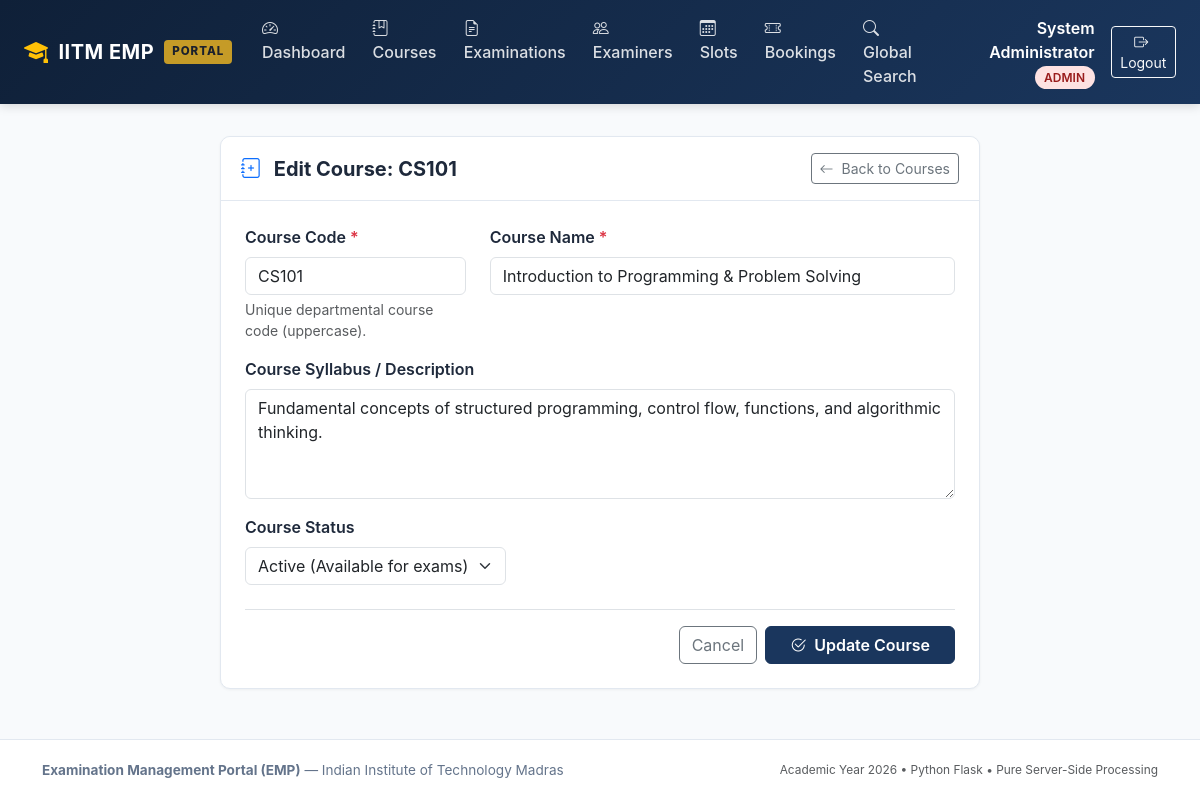
/admin/courses/1/edit (signed in), run on the app's committed database.
### models/user.py (models this page shows, shortened)
class User(UserMixin, db.Model):
    __tablename__ = 'users'
    id = db.Column(db.Integer, primary_key=True, autoincrement=True)
    name = db.Column(db.String(150), nullable=False)
    email = db.Column(db.String(150), unique=True, nullable=False, index=True)
    password_hash = db.Column(db.String(256), nullable=False)
    role = db.Column(db.String(20), nullable=False)
    status = db.Column(db.String(20), nullable=False, default='active')
    created_at = db.Column(db.DateTime, default=datetime.now, nullable=False)
    examiner_profile = db.relationship('ExaminerProfile', back_populates='user', uselist=False, cascade='all, delete-orphan')
    slots = db.relationship('ExaminationSlot', back_populates='examiner', foreign_keys='ExaminationSlot.examiner_id', cascade='all, delete-orphan')
    bookings = db.relationship('Booking', back_populates='student', foreign_keys='Booking.student_id', cascade='all, delete-orphan')

### models/course.py (models this page shows, shortened)
class Course(db.Model):
    __tablename__ = 'courses'
    course_id = db.Column(db.Integer, primary_key=True, autoincrement=True)
    course_code = db.Column(db.String(50), unique=True, nullable=False, index=True)
    course_name = db.Column(db.String(200), nullable=False)
    description = db.Column(db.Text, nullable=True)
    status = db.Column(db.String(20), nullable=False, default='active')
    examinations = db.relationship('Examination', back_populates='course', cascade='all, delete-orphan')

### routes/admin.py (the view, shortened to what this page needs)
@admin_bp.route('/courses/<int:course_id>/edit', methods=['GET', 'POST'])
def edit_course(course_id):
    course = db.session.get(Course, course_id) or abort(404)
    return render_template('admin/course_form.html', course=course, is_edit=True)

### routes/admin.py (called while the page is built)
@admin_bp.before_request
@login_required
@role_required('admin')
def check_admin():
    pass

### templates/admin/course_form.html (shortened to what this page needs)
{% extends 'base.html' %}
{% block content %}
<div class="row justify-content-center">
  <div class="col-lg-8">
    <div class="emp-card">
      <div class="emp-card-header d-flex justify-content-between align-items-center">
        <h5 class="mb-0 fw-bold">
          <i class="bi bi-journal-plus text-primary me-2"></i>
          {% if is_edit %}Edit Course: {{ course.course_code }}{% else %}Register New Academic Course{% endif %}
        </h5>
        <a href="{{ url_for('admin.courses') }}" class="btn btn-sm btn-outline-secondary">
          <i class="bi bi-arrow-left me-1"></i> Back to Courses
        </a>
      </div>
      <div class="p-4">
        <form method="POST">
          <div class="row mb-3">
            <div class="col-md-4">
              <label for="course_code" class="form-label fw-semibold">Course Code <span class="text-danger">*</span></label>
              <input type="text" class="form-control" id="course_code" name="course_code"
                     value="{% if is_edit %}{{ course.course_code }}{% else %}{{ code or '' }}{% endif %}"
                     placeholder="e.g. CS101" required autofocus>
              <div class="form-text">Unique departmental course code (uppercase).</div>
            </div>
            <div class="col-md-8">
              <label for="course_name" class="form-label fw-semibold">Course Name <span class="text-danger">*</span></label>
              <input type="text" class="form-control" id="course_name" name="course_name"
                     value="{% if is_edit %}{{ course.course_name }}{% else %}{{ name or '' }}{% endif %}"
                     placeholder="e.g. Introduction to Programming & Algorithms" required>
            </div>
          </div>
          <div class="mb-3">
            <label for="description" class="form-label fw-semibold">Course Syllabus / Description</label>
            <textarea class="form-control" id="description" name="description" rows="4"
                      placeholder="Outline topics, objectives, and prerequisites...">{% if is_edit %}{{ course.description or '' }}{% else %}{{ description or '' }}{% endif %}</textarea>
          </div>
          <div class="mb-4">
            <label for="status" class="form-label fw-semibold">Course Status</label>
            <select class="form-select w-auto" id="status" name="status">
              <option value="active" {% if (is_edit and course.status == 'active') or status == 'active' %}selected{% endif %}>Active (Available for exams)</option>
            </select>
          </div>
          <div class="d-flex justify-content-end gap-2 border-top pt-3">
            <a href="{{ url_for('admin.courses') }}" class="btn btn-outline-secondary">Cancel</a>
            <button type="submit" class="btn btn-emp-primary px-4 fw-semibold">
              <i class="bi bi-check2-circle me-1"></i> {% if is_edit %}Update Course{% else %}Create Course{% endif %}
            </button>
          </div>
        </form>
      </div>
    </div>
  </div>
</div>
{% endblock %}

### templates/base.html (shortened to what this page needs)
<!DOCTYPE html>
<html lang="en">
<head>
  <link href="https://cdn.jsdelivr.net/npm/bootstrap@5.3.3/dist/css/bootstrap.min.css" rel="stylesheet">
  <link href="https://cdn.jsdelivr.net/npm/bootstrap-icons@1.11.3/font/bootstrap-icons.min.css" rel="stylesheet">
  <link rel="stylesheet" href="{{ url_for('static', filename='css/style.css') }}">
</head>
<body>
  <nav class="navbar navbar-expand-lg navbar-dark emp-navbar sticky-top">
    <div class="container-fluid px-lg-4">
      <a class="navbar-brand emp-brand" href="{{ url_for('index') }}">
        <i class="bi bi-mortarboard-fill text-warning fs-4"></i>
        <span>IITM EMP</span>
        <span class="emp-brand-badge">PORTAL</span>
      </a>
      <div class="collapse navbar-collapse" id="empNavbarNav">
        <ul class="navbar-nav me-auto mb-2 mb-lg-0">
          {% if current_user.is_authenticated %}
            {% if current_user.role == 'admin' %}
              <li class="nav-item">
                <a class="nav-link {% if request.endpoint == 'admin.dashboard' %}active{% endif %}" href="{{ url_for('admin.dashboard') }}">
                  <i class="bi bi-speedometer2 me-1"></i> Dashboard
                </a>
              </li>
              <li class="nav-item">
                <a class="nav-link {% if 'courses' in request.endpoint %}active{% endif %}" href="{{ url_for('admin.courses') }}">
                  <i class="bi bi-journal-bookmark me-1"></i> Courses
                </a>
              </li>
              <li class="nav-item">
                <a class="nav-link {% if 'examination' in request.endpoint %}active{% endif %}" href="{{ url_for('admin.examinations') }}">
                  <i class="bi bi-file-earmark-text me-1"></i> Examinations
                </a>
              </li>
              <li class="nav-item">
                <a class="nav-link {% if 'examiners' in request.endpoint %}active{% endif %}" href="{{ url_for('admin.examiners') }}">
                  <i class="bi bi-people me-1"></i> Examiners
                </a>
              </li>
              <li class="nav-item">
                <a class="nav-link {% if 'slots' in request.endpoint %}active{% endif %}" href="{{ url_for('admin.slots') }}">
                  <i class="bi bi-calendar3 me-1"></i> Slots
                </a>
              </li>
              <li class="nav-item">
                <a class="nav-link {% if 'bookings' in request.endpoint %}active{% endif %}" href="{{ url_for('admin.bookings') }}">
                  <i class="bi bi-ticket-perforated me-1"></i> Bookings
                </a>
              </li>
              <li class="nav-item">
                <a class="nav-link {% if request.endpoint == 'admin.search' %}active{% endif %}" href="{{ url_for('admin.search') }}">
                  <i class="bi bi-search me-1"></i> Global Search
                </a>
              </li>
            {% endif %}
          {% endif %}
        </ul>
        <div class="d-flex align-items-center gap-3">
          {% if current_user.is_authenticated %}
            <div class="text-white text-end d-none d-md-block">
              <span class="fw-semibold">{{ current_user.name }}</span>
              <span class="user-role-badge role-{{ current_user.role }} ms-1">{{ current_user.role }}</span>
            </div>
            <a href="{{ url_for('auth.logout') }}" class="btn btn-outline-light btn-sm">
              <i class="bi bi-box-arrow-right me-1"></i> Logout
            </a>
          {% endif %}
        </div>
      </div>
    </div>
  </nav>
  <main class="container-fluid px-lg-4 py-3">
    {% block content %}{% endblock %}
  </main>
  <footer class="emp-footer text-center mt-auto">
    <div class="container">
      <div class="d-flex flex-column flex-md-row justify-content-between align-items-center">
        <div>
          <strong>Examination Management Portal (EMP)</strong> &mdash; Indian Institute of Technology Madras
        </div>
        <div class="text-muted small mt-2 mt-md-0">
          Academic Year {{ current_year }} &bull; Python Flask &bull; Pure Server-Side Processing
        </div>
      </div>
    </div>
  </footer>
</body>
</html>

### static/css/style.css (style rules this page uses)
:root { --emp-primary: #1a365d; --emp-primary-light: #2b6cb0; --emp-primary-dark: #0f2038; --emp-accent: #c59b27; --emp-accent-hover: #b0881e; --emp-bg: #f8fafc; --emp-card-bg: #ffffff; --emp-border: #e2e8f0; --emp-text-main: #1e293b; --emp-text-muted: #64748b; --emp-success: #10b981; --emp-warning: #f59e0b; --emp-danger: #ef4444; }
body { font-family: -apple-system, BlinkMacSystemFont, "Segoe UI", Roboto, "Helvetica Neue", Arial, sans-serif; background-color: var(--emp-bg); color: var(--emp-text-main); min-height: 100vh; display: flex; flex-direction: column; }
.emp-navbar { background: linear-gradient(135deg, var(--emp-primary-dark) 0%, var(--emp-primary) 100%); box-shadow: 0 2px 10px rgba(0, 0, 0, 0.15); }
.emp-brand { font-weight: 700; letter-spacing: 0.5px; color: #ffffff !important; display: flex; align-items: center; gap: 10px; }
.emp-brand-badge { background: var(--emp-accent); color: #1a202c; font-size: 0.72rem; font-weight: 800; padding: 3px 8px; border-radius: 4px; letter-spacing: 1px; }
.navbar-dark .navbar-nav .nav-link { color: rgba(255, 255, 255, 0.85); font-weight: 500; transition: all 0.2s ease; padding: 0.5rem 0.85rem; border-radius: 6px; }
.user-role-badge { font-size: 0.75rem; font-weight: 600; text-transform: uppercase; padding: 0.25rem 0.6rem; border-radius: 20px; }
.role-admin { background-color: #fee2e2; color: #991b1b; }
main { flex: 1 0 auto; }
.emp-card { background: var(--emp-card-bg); border: 1px solid var(--emp-border); border-radius: 10px; box-shadow: 0 1px 3px rgba(0, 0, 0, 0.05); transition: box-shadow 0.2s ease; }
.emp-card-header { background: #ffffff; border-bottom: 1px solid var(--emp-border); font-weight: 600; padding: 1rem 1.25rem; border-radius: 10px 10px 0 0; }
.btn-emp-primary { background-color: var(--emp-primary); border-color: var(--emp-primary); color: #ffffff; }
.emp-footer { background: #ffffff; border-top: 1px solid var(--emp-border); padding: 1.25rem 0; font-size: 0.85rem; color: var(--emp-text-muted); }

### data on the page
User: name "System Administrator", role "ADMIN"
Course: course_code "CS101", course_name "Introduction to Programming & Problem Solving", description "Fundamental concepts of structured programming, control flow, functions, and algorithmic thinking.", status "Active (Available for exams)"
